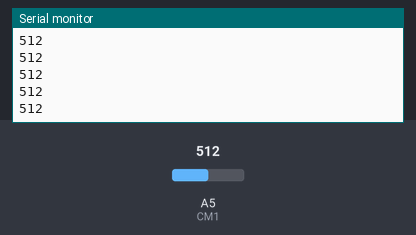
Simulated run of this sketch. Board: Arduino Uno, built with avr-gcc and run on an emulated ATmega328P. Shown: the last lines printed to the serial monitor. The test bench sets the inputs (shaded band); at power-on: A5 (CM1) = 512.

Above: at 1.2 s.
1.3 s: A5 (CM1) set to 716
At 2.4 s:
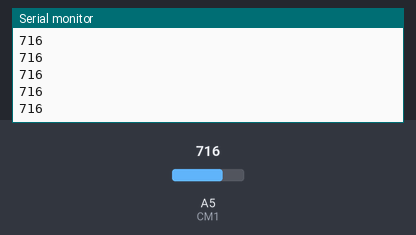
2.8 s: A5 (CM1) set to 900
At 3.4 s:
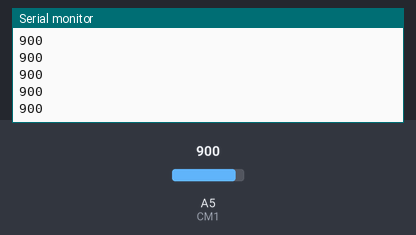
Timing chart, 0 to 5.8 s (numbered marks = the images above; inputs shaded):
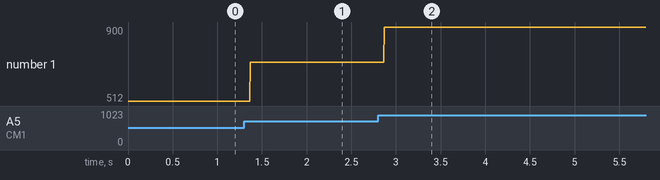

The sketch:

test_cm.ino
```cpp
const int CM1=5;
/*int val;*/
void setup(){
Serial.begin(9600);
}
void loop(){
Serial.println(analogRead(CM1));
/*val=analogRead(CM1);
if(val>=100){
  analogWrite(CM1,0);}*/
}
```

Measured:
- after the input at 1.3 s, the serial monitor: prints a new line after 0.07 s (image 1)
- after the input at 2.8 s, the serial monitor: prints a new line after 0.07 s (image 2)
- plotted number 1: 512 → 716 after the input at 1.3 s, 716 → 900 after the input at 2.8 s
